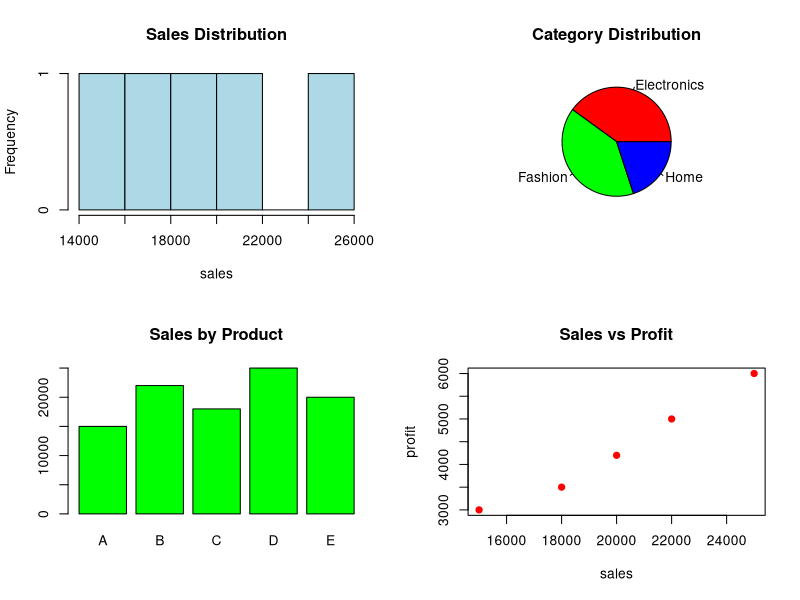

Write the R code that produced this figure.
# E-Commerce Dataset

product <- c("A","B","C","D","E")
sales <- c(15000,22000,18000,25000,20000)
profit <- c(3000,5000,3500,6000,4200)
category <- c("Electronics","Fashion","Fashion",
              "Electronics","Home")

par(mfrow=c(2,2))

# Histogram
hist(sales,
     col="lightblue",
     main="Sales Distribution")

# Pie Chart
pie(table(category),
    col=rainbow(3),
    main="Category Distribution")

# Bar Chart
barplot(sales,
        names.arg=product,
        col="green",
        main="Sales by Product")

# Scatter Plot
plot(sales,profit,
     pch=19,
     col="red",
     main="Sales vs Profit")

par(mfrow=c(1,1))
